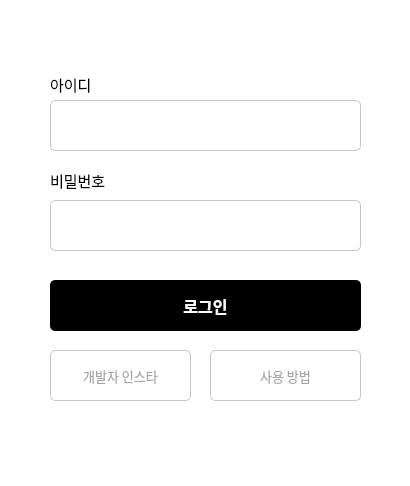
<?xml version="1.0" encoding="UTF-8"?>
<ui version="4.0">
 <class>Dialog</class>
 <widget class="QDialog" name="Dialog">
  <property name="geometry">
   <rect>
    <x>0</x>
    <y>0</y>
    <width>410</width>
    <height>486</height>
   </rect>
  </property>
  <property name="sizePolicy">
   <sizepolicy hsizetype="Fixed" vsizetype="Fixed">
    <horstretch>0</horstretch>
    <verstretch>0</verstretch>
   </sizepolicy>
  </property>
  <property name="font">
   <font>
    <family>Adobe Devanagari</family>
    <weight>50</weight>
    <bold>false</bold>
   </font>
  </property>
  <property name="windowTitle">
   <string>서이추 봇</string>
  </property>
  <property name="autoFillBackground">
   <bool>false</bool>
  </property>
  <property name="styleSheet">
   <string notr="true">background-color: rgb(255,255,255);
border-radius: 100px;</string>
  </property>
  <property name="locale">
   <locale language="Korean" country="SouthKorea"/>
  </property>
  <widget class="QPushButton" name="StartBtn">
   <property name="geometry">
    <rect>
     <x>50</x>
     <y>280</y>
     <width>311</width>
     <height>51</height>
    </rect>
   </property>
   <property name="sizePolicy">
    <sizepolicy hsizetype="Fixed" vsizetype="Fixed">
     <horstretch>0</horstretch>
     <verstretch>0</verstretch>
    </sizepolicy>
   </property>
   <property name="font">
    <font>
     <family>Spoqa Han Sans Neo Bold</family>
     <pointsize>12</pointsize>
     <weight>75</weight>
     <bold>true</bold>
     <kerning>false</kerning>
    </font>
   </property>
   <property name="autoFillBackground">
    <bool>false</bool>
   </property>
   <property name="styleSheet">
    <string notr="true">background-color: black;
border-radius: 5px;
color : white;</string>
   </property>
   <property name="text">
    <string>로그인</string>
   </property>
  </widget>
  <widget class="QLineEdit" name="ID">
   <property name="geometry">
    <rect>
     <x>50</x>
     <y>100</y>
     <width>311</width>
     <height>51</height>
    </rect>
   </property>
   <property name="sizePolicy">
    <sizepolicy hsizetype="Fixed" vsizetype="Fixed">
     <horstretch>0</horstretch>
     <verstretch>0</verstretch>
    </sizepolicy>
   </property>
   <property name="font">
    <font>
     <family>Spoqa Han Sans Neo</family>
     <pointsize>12</pointsize>
    </font>
   </property>
   <property name="styleSheet">
    <string notr="true">border: 1px solid #C7C7C7;
border-radius: 5px;
padding : 0px 5px;</string>
   </property>
   <property name="text">
    <string/>
   </property>
  </widget>
  <widget class="QLineEdit" name="PW">
   <property name="geometry">
    <rect>
     <x>50</x>
     <y>200</y>
     <width>311</width>
     <height>51</height>
    </rect>
   </property>
   <property name="sizePolicy">
    <sizepolicy hsizetype="Fixed" vsizetype="Fixed">
     <horstretch>0</horstretch>
     <verstretch>0</verstretch>
    </sizepolicy>
   </property>
   <property name="font">
    <font>
     <family>Agency FB</family>
     <pointsize>12</pointsize>
    </font>
   </property>
   <property name="styleSheet">
    <string notr="true">border: 1px solid #C7C7C7;
border-radius: 5px;
padding : 0px 5px;</string>
   </property>
   <property name="text">
    <string/>
   </property>
   <property name="echoMode">
    <enum>QLineEdit::Password</enum>
   </property>
  </widget>
  <widget class="QLabel" name="label_6">
   <property name="geometry">
    <rect>
     <x>50</x>
     <y>70</y>
     <width>91</width>
     <height>29</height>
    </rect>
   </property>
   <property name="sizePolicy">
    <sizepolicy hsizetype="Fixed" vsizetype="Fixed">
     <horstretch>0</horstretch>
     <verstretch>0</verstretch>
    </sizepolicy>
   </property>
   <property name="font">
    <font>
     <family>Spoqa Han Sans Neo</family>
     <pointsize>11</pointsize>
    </font>
   </property>
   <property name="text">
    <string>아이디</string>
   </property>
  </widget>
  <widget class="QLabel" name="label_7">
   <property name="geometry">
    <rect>
     <x>50</x>
     <y>170</y>
     <width>91</width>
     <height>21</height>
    </rect>
   </property>
   <property name="sizePolicy">
    <sizepolicy hsizetype="Fixed" vsizetype="Fixed">
     <horstretch>0</horstretch>
     <verstretch>0</verstretch>
    </sizepolicy>
   </property>
   <property name="font">
    <font>
     <family>Spoqa Han Sans Neo</family>
     <pointsize>11</pointsize>
    </font>
   </property>
   <property name="text">
    <string>비밀번호</string>
   </property>
  </widget>
  <widget class="QPushButton" name="HowToUse">
   <property name="geometry">
    <rect>
     <x>210</x>
     <y>350</y>
     <width>151</width>
     <height>51</height>
    </rect>
   </property>
   <property name="sizePolicy">
    <sizepolicy hsizetype="Fixed" vsizetype="Fixed">
     <horstretch>0</horstretch>
     <verstretch>0</verstretch>
    </sizepolicy>
   </property>
   <property name="font">
    <font>
     <family>Spoqa Han Sans Neo</family>
     <pointsize>10</pointsize>
    </font>
   </property>
   <property name="styleSheet">
    <string notr="true">border : 1px solid #c7c7c7;
color : #A7A7A7;
border-radius: 5px;</string>
   </property>
   <property name="text">
    <string>사용 방법</string>
   </property>
  </widget>
  <widget class="QPushButton" name="InstaLInk">
   <property name="geometry">
    <rect>
     <x>50</x>
     <y>350</y>
     <width>141</width>
     <height>51</height>
    </rect>
   </property>
   <property name="sizePolicy">
    <sizepolicy hsizetype="Fixed" vsizetype="Fixed">
     <horstretch>0</horstretch>
     <verstretch>0</verstretch>
    </sizepolicy>
   </property>
   <property name="font">
    <font>
     <family>Spoqa Han Sans Neo</family>
     <pointsize>10</pointsize>
    </font>
   </property>
   <property name="styleSheet">
    <string notr="true">border : 1px solid #c7c7c7;
color : #A7A7A7;
border-radius: 5px;
</string>
   </property>
   <property name="text">
    <string>개발자 인스타</string>
   </property>
  </widget>
 </widget>
 <resources/>
 <connections/>
</ui>
